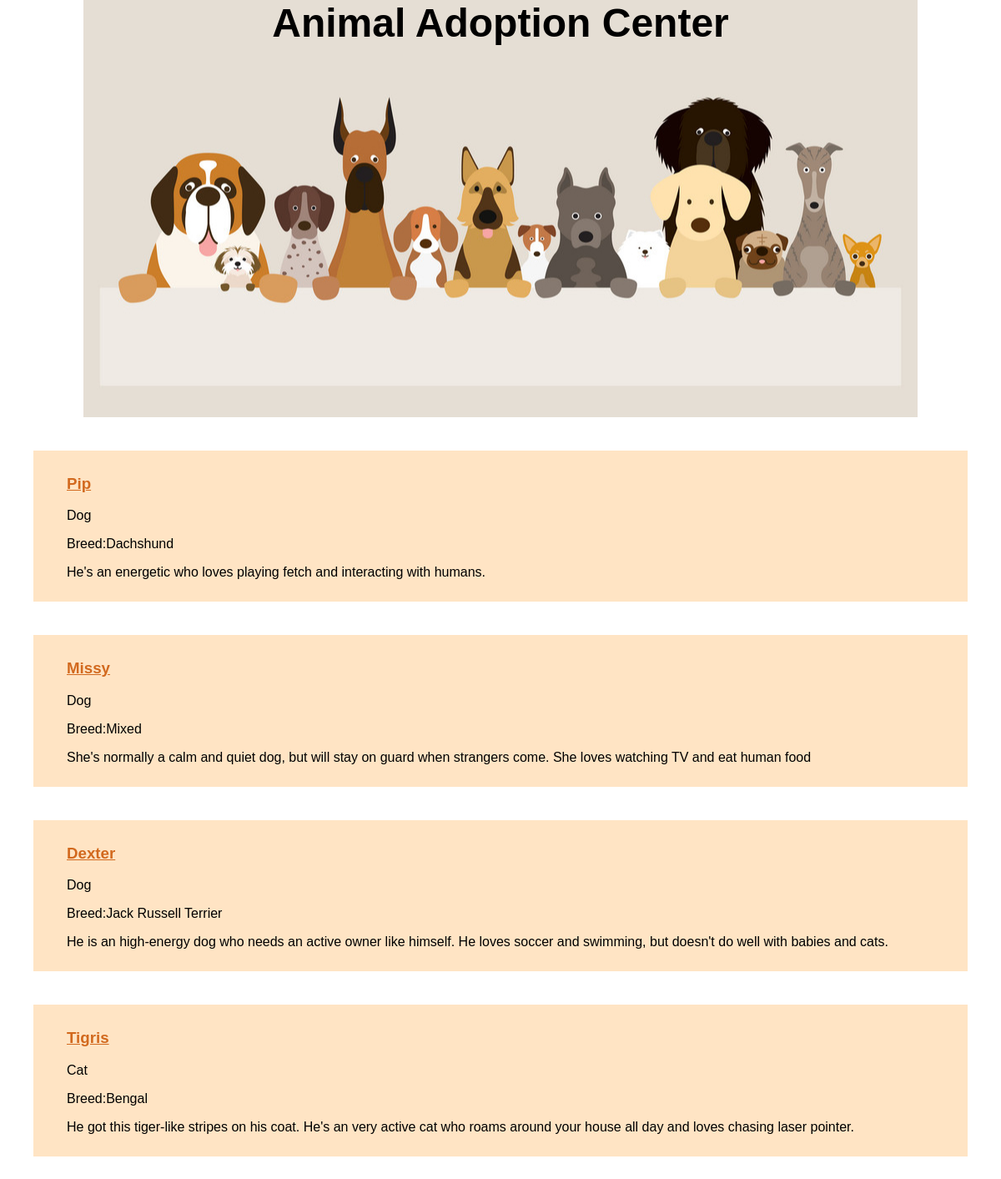
The page / on the database its author committed.
### adoptions/models.py (models this page shows, shortened)
class Pet(models.Model):
    name = models.CharField(max_length=50)
    species = models.CharField(max_length=15)
    breed = models.CharField(max_length=30, blank=True)
    sex = models.CharField(max_length=1, choices=[('M','Male'),('F','Female')], blank=True)
    age = models.IntegerField(null=True)
    submitter = models.CharField(max_length=100)
    submission_date = models.DateTimeField()
    description = models.TextField(blank=True)
    vaccinations = models.ManyToManyField('Vaccine', blank=True) # Foreign key to Vaccine model
    picture = models.URLField(blank=True)

### adoptions/views.py (the view)
# urls.py: 2. Add a URL to urlpatterns:  path('', views.home, name='home')
def home(req):
    pets = Pet.objects.all()
    return render(req, 'home.html', {'pets': pets})

### adoptions/templates/home.html
{% extends 'base.html' %}
    {% block content %}
    <div>
        {% for pet in pets %}
        <div class="pet">
            <a href="{% url 'pet_detail' pet.id %}">
                <h3>{{ pet.name | capfirst }}</h3>
            </a>
            <p>{{ pet.species }}</p>
            {% if pet.breed %}
                <p>Breed:{{ pet.breed }}</p>
            {% endif %}
            <p class="hidden">{{ pet.description }}</p>
        </div>
        {% endfor %}
    </div>
    {% endblock content %}

### static/style.css (style rules this page uses)
body { margin: 0; font-family: 'Gill Sans', 'Gill Sans MT', Calibri, 'Trebuchet MS', sans-serif; }
.pet { background-color: bisque; margin: 40px; padding: 10px 40px; }
.pet a { color: chocolate; }

### rows shown on the page
Pet: name "Pip", species "Dog", breed "Dachshund", description "He's an energetic who loves playing fetch and interacting with humans."
Pet: name "Missy", species "Dog", breed "Mixed", description "She's normally a calm and quiet dog, but will stay on guard when strangers come. She loves watching TV and eat human food"
Pet: name "Dexter", species "Dog", breed "Jack Russell Terrier", description "He is an high-energy dog who needs an active owner like himself. He loves soccer and swimming, but doesn't do well with babies and cats."
Pet: name "Tigris", species "Cat", breed "Bengal", description "He got this tiger-like stripes on his coat. He's an very active cat who roams around your house all day and loves chasing laser pointer."
